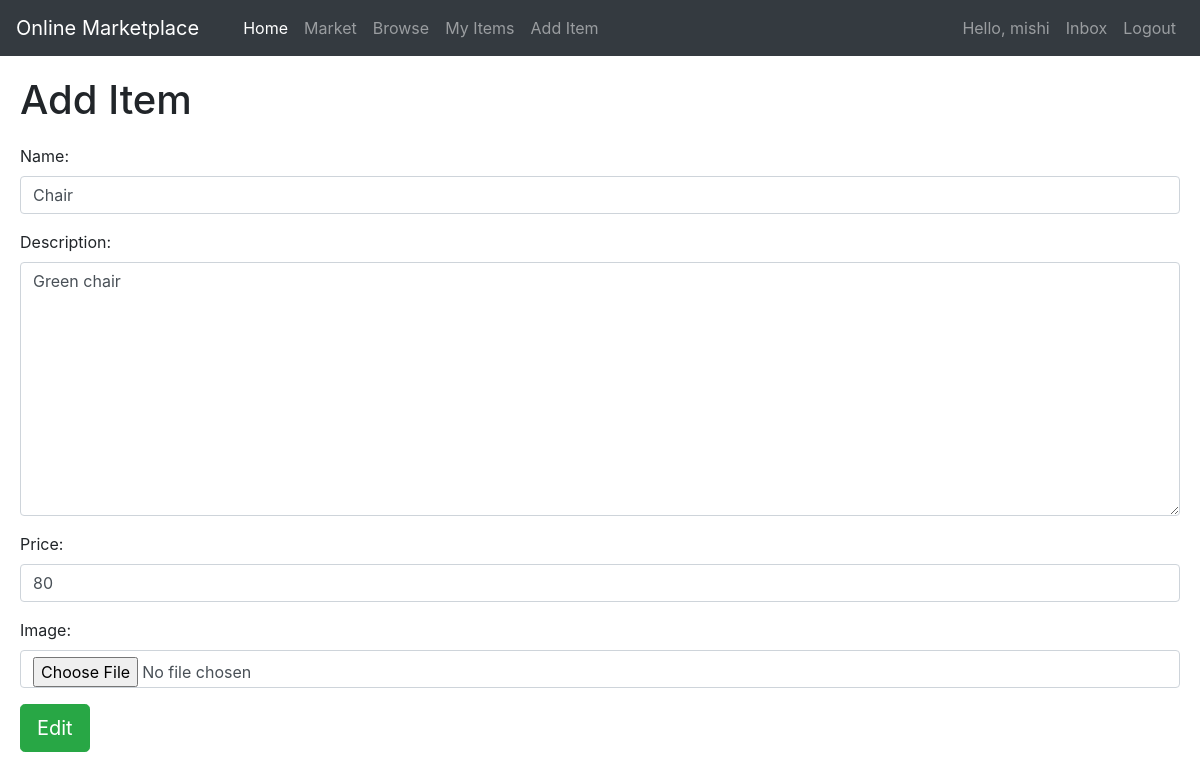
Before: /15/edit/ (signed in) with the older database file.
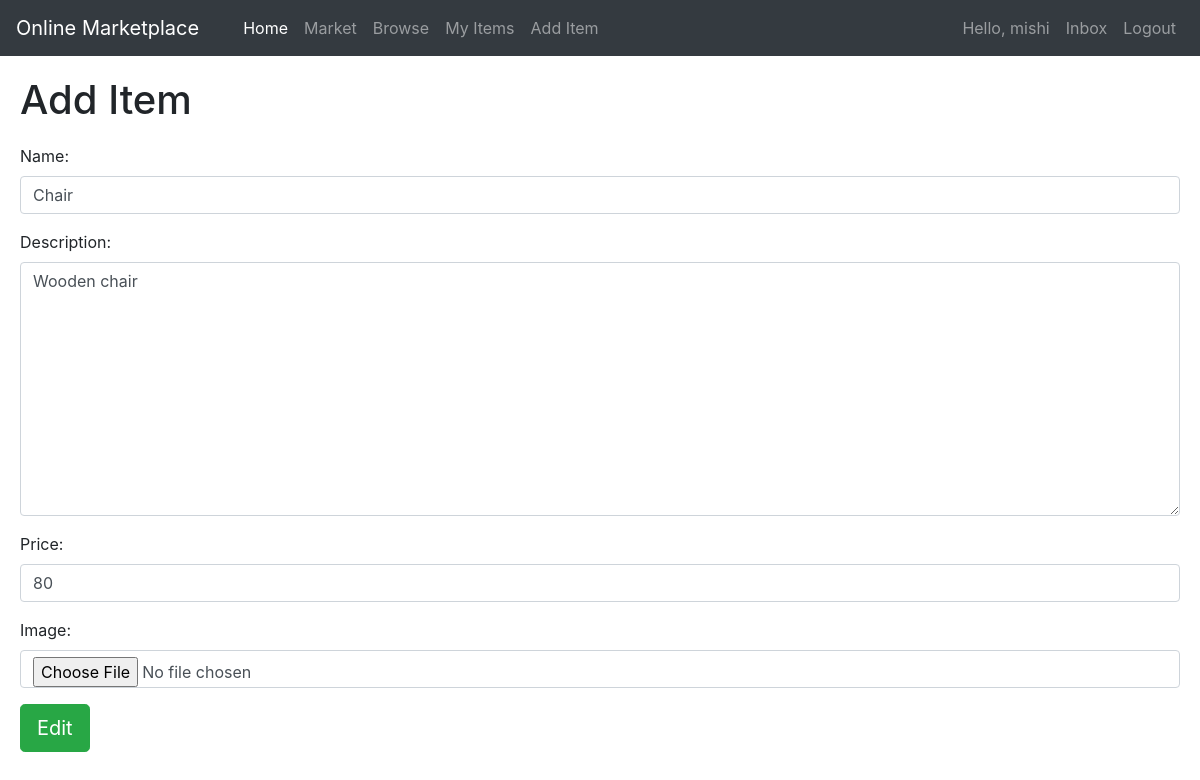
After: the same page with the newer database file.
### main/models.py (models this page shows, shortened)
class Item(models.Model):
    category = models.ForeignKey(Category, related_name='items', on_delete=models.CASCADE)
    name = models.CharField(max_length=255)
    price = models.IntegerField()
    description = models.CharField(max_length=1024, blank=True, null=True)
    image = models.ImageField(upload_to='item_images', blank=True, null=True)
    is_sold = models.BooleanField(default=False)
    postingDate = models.DateTimeField(auto_now_add=True)
    added_by = models.ForeignKey(User, related_name='items', on_delete=models.CASCADE)
    owner = models.ForeignKey(User, default=None, blank=True, on_delete=models.SET_NULL, null=True)

### main/views.py (the view)
# urls.py: path('<id>/edit/', views.edit, name='edit'),
@login_required
def edit(request, id):
    item = get_object_or_404(Item, id=id, added_by=request.user)
    if request.method == 'POST':
        form = EditItemForm(request.POST or None, request.FILES or None, instance=item)
        if form.is_valid():
            form.save()
            messages.success(request, f'Your item was edited successfully!')
            return redirect('items')
    else:
        form = EditItemForm(instance=item)
    return render(request, 'main/edit_form.html', context={'form':form})

### main/forms.py
class EditItemForm(forms.ModelForm):
    class Meta:
        model = Item
        fields = ('name', 'description', 'price', 'image')
        widgets = {
            'name': forms.TextInput(attrs={
                'class': input_class
            }),
            'description': forms.Textarea(attrs={
                'class': input_class
            }),
            'price': forms.TextInput(attrs={
                'class': input_class
            }),
            'image': forms.FileInput(attrs={
                'class': input_class
            })
        }

### main/templates/main/edit_form.html (shortened to what this page needs)
{% extends 'main/base.html' %}
{% block content %}
<h1 style="margin:20px;"> Add Item </h1>
<form method="POST" action="." enctype="multipart/form-data" style="margin:20px;">
<div>
    {{form.as_p}}
</div>
 <button class="btn btn-success btn-lg" type="submit">Edit</button>
</form>
{% endblock %}

Changed rows visible on the page:
changed Item "Chair": description "Green chair" → "Wooden chair"
